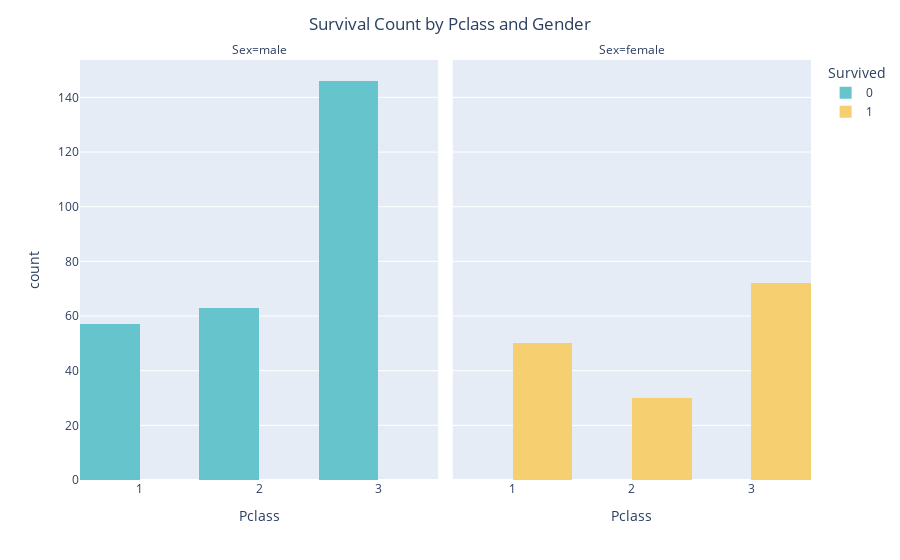

Notebook code for this chart:
### Code cell
fig_catplot = px.histogram(df_main,x="Pclass", color="Survived", facet_col="Sex", barmode="group", color_discrete_sequence=px.colors.qualitative.Pastel
)

fig_catplot.update_layout( title_text="Survival Count by Pclass and Gender", title_x=0.5
)

fig_catplot.show()

### Figure 1 — Plotly figure (JSON) as saved in the notebook; plotly's stock layout.template omitted (floating-point values rounded to 4 significant figures; data arrays with more than 128 entries replaced by an {"elided": "..."} marker saying what was removed)
{"data": [{"alignmentgroup": "True", "bingroup": "x", "hovertemplate": "Survived=0<br>Sex=male<br>Pclass=%{x}<br>count=%{y}<extra></extra>", "legendgroup": "0", "marker": {"color": "rgb(102, 197, 204)", "pattern": {"shape": ""}}, "name": "0", "offsetgroup": "0", "orientation": "v", "showlegend": true, "type": "histogram", "x": {"elided": "266 int values"}, "xaxis": "x", "yaxis": "y"}, {"alignmentgroup": "True", "bingroup": "x", "hovertemplate": "Survived=1<br>Sex=female<br>Pclass=%{x}<br>count=%{y}<extra></extra>", "legendgroup": "1", "marker": {"color": "rgb(246, 207, 113)", "pattern": {"shape": ""}}, "name": "1", "offsetgroup": "1", "orientation": "v", "showlegend": true, "type": "histogram", "x": {"elided": "152 int values"}, "xaxis": "x2", "yaxis": "y2"}], "layout": {"annotations": [{"font": {}, "showarrow": false, "text": "Sex=male", "x": 0.245, "xanchor": "center", "xref": "paper", "y": 1, "yanchor": "bottom", "yref": "paper"}, {"font": {}, "showarrow": false, "text": "Sex=female", "x": 0.755, "xanchor": "center", "xref": "paper", "y": 1, "yanchor": "bottom", "yref": "paper"}], "barmode": "group", "legend": {"title": {"text": "Survived"}, "tracegroupgap": 0}, "margin": {"t": 60}, "title": {"text": "Survival Count by Pclass and Gender", "x": 0.5}, "xaxis": {"anchor": "y", "domain": [0, 0.49], "title": {"text": "Pclass"}}, "xaxis2": {"anchor": "y2", "domain": [0.51, 1], "matches": "x", "title": {"text": "Pclass"}}, "yaxis": {"anchor": "x", "domain": [0, 1], "title": {"text": "count"}}, "yaxis2": {"anchor": "x2", "domain": [0, 1], "matches": "y", "showticklabels": false}}}
